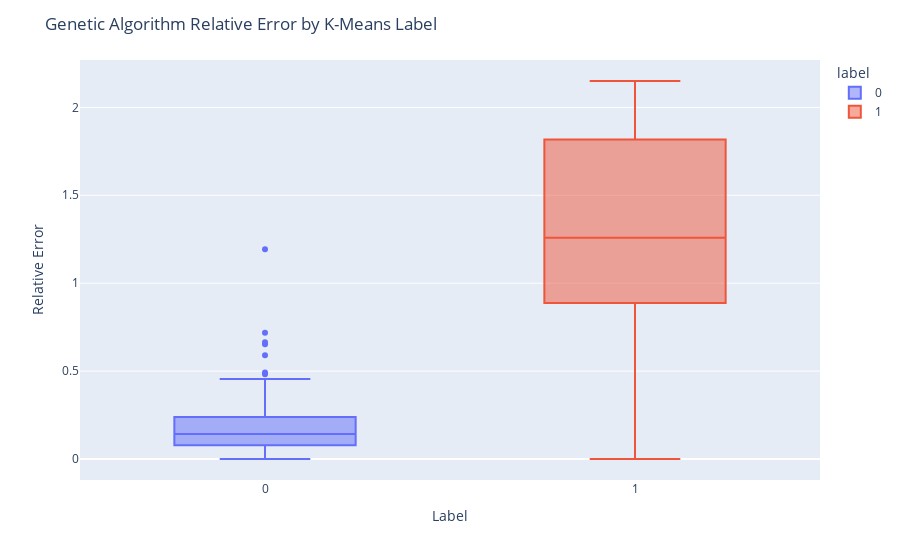

Here is the notebook cell this chart was saved with:
### Code cell
fig = px.box(restricted_df, x="label", y="genetic_algorithm", color="label")
fig.update_layout(
    xaxis_title='Label',
    yaxis_title='Relative Error',
    title='Genetic Algorithm Relative Error by K-Means Label'
)
fig.show()

### Figure 1 — Plotly figure (JSON) as saved in the notebook; plotly's stock layout.template omitted (floating-point values rounded to 4 significant figures)
{"data": [{"alignmentgroup": "True", "hovertemplate": "label=%{x}<br>genetic_algorithm=%{y}<extra></extra>", "legendgroup": "0", "marker": {"color": "#636efa"}, "name": "0", "notched": false, "offsetgroup": "0", "orientation": "v", "showlegend": true, "type": "box", "x": ["0", "0", "0", "0", "0", "0", "0", "0", "0", "0", "0", "0", "0", "0", "0", "0", "0", "0", "0", "0", "0", "0", "0", "0", "0", "0", "0", "0", "0", "0", "0", "0", "0", "0", "0", "0", "0", "0", "0", "0", "0", "0", "0", "0", "0", "0", "0", "0", "0", "0", "0", "0", "0", "0", "0", "0", "0", "0", "0", "0", "0", "0", "0", "0", "0", "0", "0", "0", "0", "0", "0", "0", "0", "0", "0", "0", "0", "0", "0", "0", "0", "0", "0", "0", "0", "0", "0", "0", "0", "0", "0", "0", "0", "0", "0", "0", "0", "0", "0", "0", "0", "0", "0", "0", "0", "0", "0", "0", "0", "0", "0", "0", "0", "0", "0", "0", "0"], "x0": " ", "xaxis": "x", "y": [0.1264, 0.1468, 0.3407, 0.4272, 0.01406, 0.02917, 0.269, 0, 0.1061, 0.1267, 0.1521, 0.4918, 0.2589, 0.4824, 0.2295, 0.02237, 0, 0.01213, 0.1198, 0.04317, 0.3607, 0.221, 0.2531, 0.1308, 0.2575, 0.1169, 0.1435, 0.7182, 0.3115, 0.08304, 0.04536, 0.01933, 0.02499, 0.3583, 0.1436, 0.3337, 0.1688, 0.1639, 0.2739, 0.5898, 0.4543, 0.1488, 0.2793, 0.08828, 0.1137, 0.12, 0.235, 0.1496, 0.08087, 0.1719, 0.1726, 0.09939, 0.02986, 0.2601, 0.03589, 0.1293, 0.03355, 0.6521, 0.03117, 0.1364, 0.0536, 0.4159, 0.1734, 0.1895, 0.1484, 0.03027, 0.03653, 0.1358, 0.1661, 0.1503, 0.1986, 0.3303, 0.1254, 0.2067, 0.1864, 0.04462, 0.664, 0.02208, 0.2311, 0.03435, 0.1415, 0.03511, 0.1595, 0.155, 0.1321, 0.0163, 0.1509, 0.02997, 0.1315, 0.1034, 0.1623, 0.1758, 0.2826, 0.1385, 0.02332, 0.1533, 0.09735, 0.08824, 0.3002, 0.3969, 0.09419, 0.4333, 0, 0.075, 1.192, 0.1267, 0.1406, 0.0782, 0.07692, 0.1471, 0.2871, 0, 0.08869, 0.375, 0.1418, 0.01807, 0.1429], "y0": " ", "yaxis": "y"}, {"alignmentgroup": "True", "hovertemplate": "label=%{x}<br>genetic_algorithm=%{y}<extra></extra>", "legendgroup": "1", "marker": {"color": "#EF553B"}, "name": "1", "notched": false, "offsetgroup": "1", "orientation": "v", "showlegend": true, "type": "box", "x": ["1", "1", "1", "1", "1", "1", "1", "1", "1", "1", "1"], "x0": " ", "xaxis": "x", "y": [1.844, 1.258, 0.8335, 1.05, 0, 1.725, 0, 1.735, 2, 1.149, 2.15], "y0": " ", "yaxis": "y"}], "layout": {"boxmode": "overlay", "legend": {"title": {"text": "label"}, "tracegroupgap": 0}, "margin": {"t": 60}, "title": {"text": "Genetic Algorithm Relative Error by K-Means Label"}, "xaxis": {"anchor": "y", "categoryarray": ["0", "1"], "categoryorder": "array", "domain": [0, 1], "title": {"text": "Label"}}, "yaxis": {"anchor": "x", "domain": [0, 1], "title": {"text": "Relative Error"}}}}
